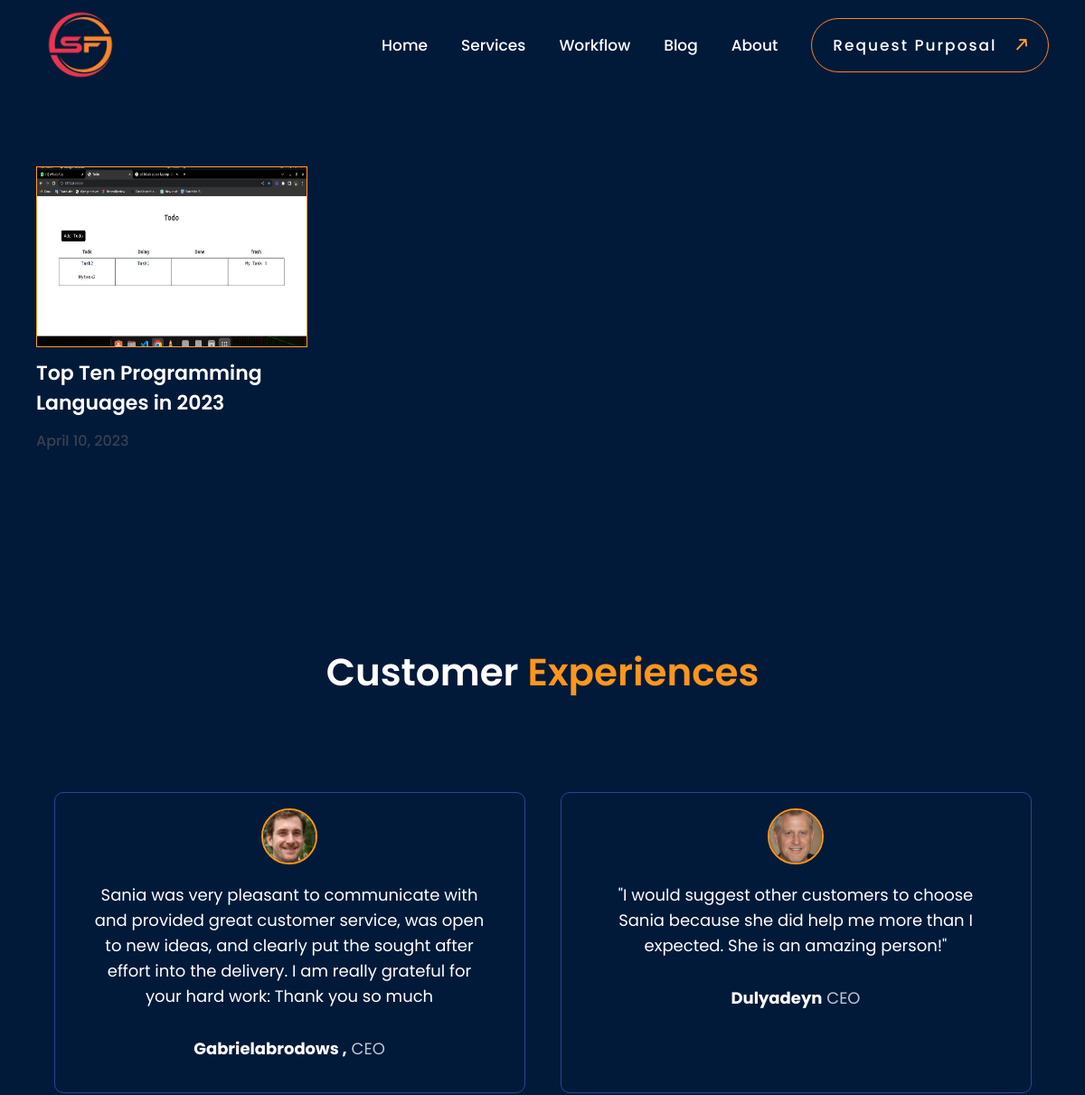
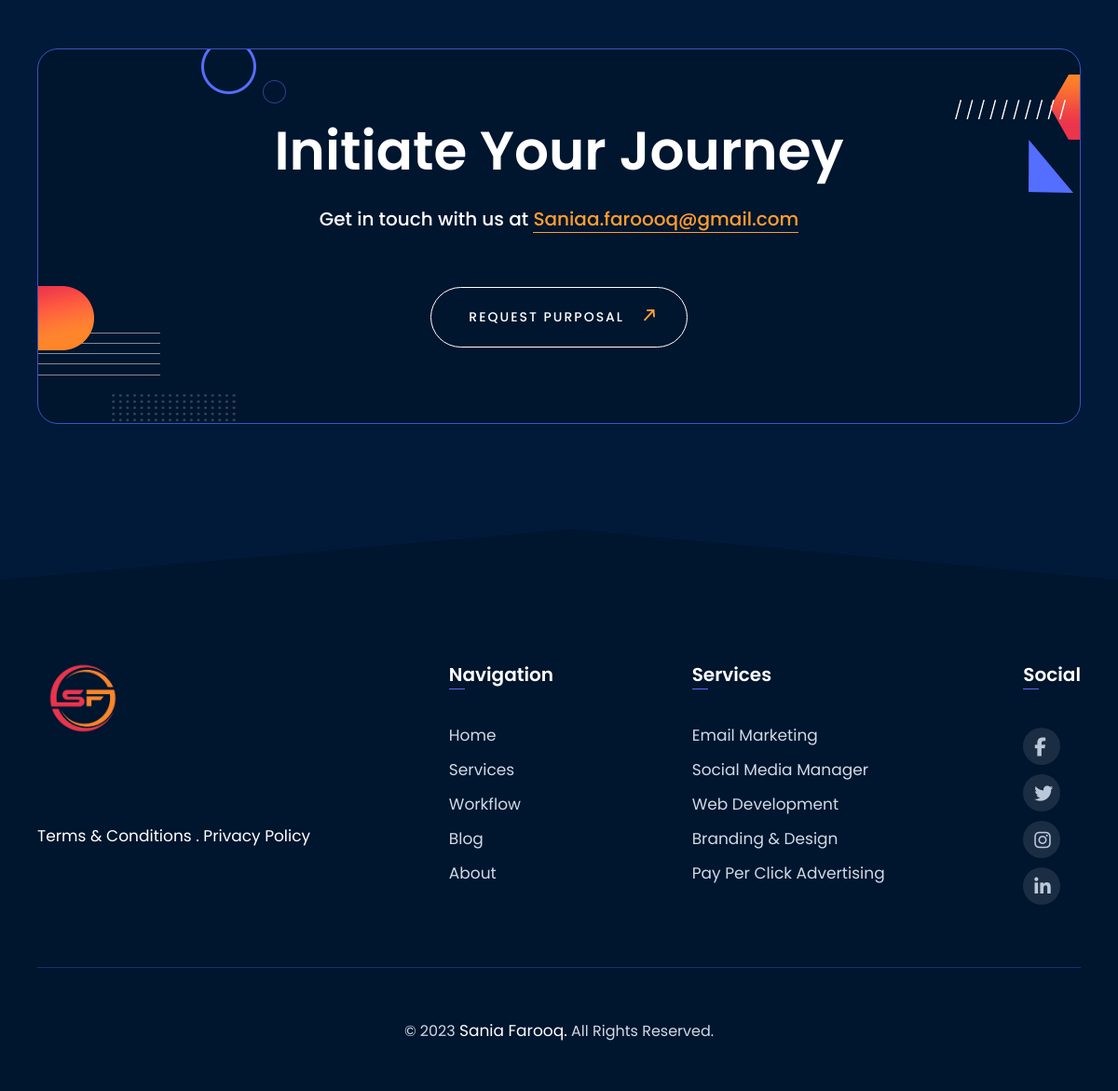
The page /Blog/ on the database its author committed (2 pictures, top to bottom).
### app/models.py (models this page shows, shortened)
class BlogPost(models.Model):
    title=models.CharField(max_length=200)
    img=models.ImageField(upload_to='blog')
    content_area=HTMLField()
    created_at=models.DateTimeField(auto_now_add=True , null=True , blank=True)
    updated_at=models.DateTimeField(auto_now=True , null=True , blank=True)

### app/views.py (the view)
# urls.py: path('Blog/' , Blog.as_view() , name='Blog'),
class Blog(View):
    template_name='templates/blog.html'
    def get(self , request , *args,**kwargs):
        posts=blogs.objects.all()
        context={'posts':posts}
        return render(request, self.template_name , context)

### templates/blog.html (shortened to what this page needs)
{% extends 'templates/base.html' %}
{% load static %}
{% block pagecss %}
<link rel="stylesheet" href="{% static 'assets/css/workflow.css' %}">
<link rel="stylesheet" href="{% static 'assets/css/style.css' %}">
<link rel="stylesheet" href="{% static 'assets/css/blog.css' %}">
{% endblock %}
{% block page %}
<div class="container">
<div class="blog">
    {% if posts %}
    {% for post in posts %}
    <div class="blog_post">
        <a href="{% url 'post' post.id %}">
        <div class="blog_img">
            <img src="{{post.img.url}}" alt="">
        </div>
        <div class="blog_title text-white" style="color: white;">
        <p>{{post.title}}</p>
        </div>
        <div class="blog_date">
            <p>{{post.created_at.date}}</p>
        </div>
    </a>
    </div>
    {% endfor  %}
    {% endif %}
</div>
</div>
{% include 'templates/customerexperience.html' %}
{% endblock %}

### static/assets/css/workflow.css (style rules this page uses)
* { padding: 0px; margin: 0px; box-sizing: border-box; }
body { overflow-x: hidden; background-color: #011a39; }
.container { max-width: 1140px; margin: 0 auto; padding: 0px 10px; }

### static/assets/css/blog.css (style rules this page uses)
.blog { padding: 90px 0px; background-color: #011a39; display: flex; flex-wrap: wrap; gap: 20px; }
.blog a { text-decoration: none; }
.blog_post { width: 300px; max-width: 100%; }
.blog_img img { width: 100%; height: 200px; border: 1px solid #ff9e2e; }
.blog_title p { font-size: 22px; padding: 8px 0px; color: #ffffff; font-family: 'Poppins', sans-serif; font-weight: 600; }
.blog_date p { padding: 5px 0px; --tw-text-opacity: 1; color: rgb(55 65 81/var(--tw-text-opacity)); font-family: 'Poppins', sans-serif; font-weight: 500; }

### rows shown on the page
BlogPost: img (picture), title "Top Ten Programming Languages in 2023", created_at "April 10, 2023"
